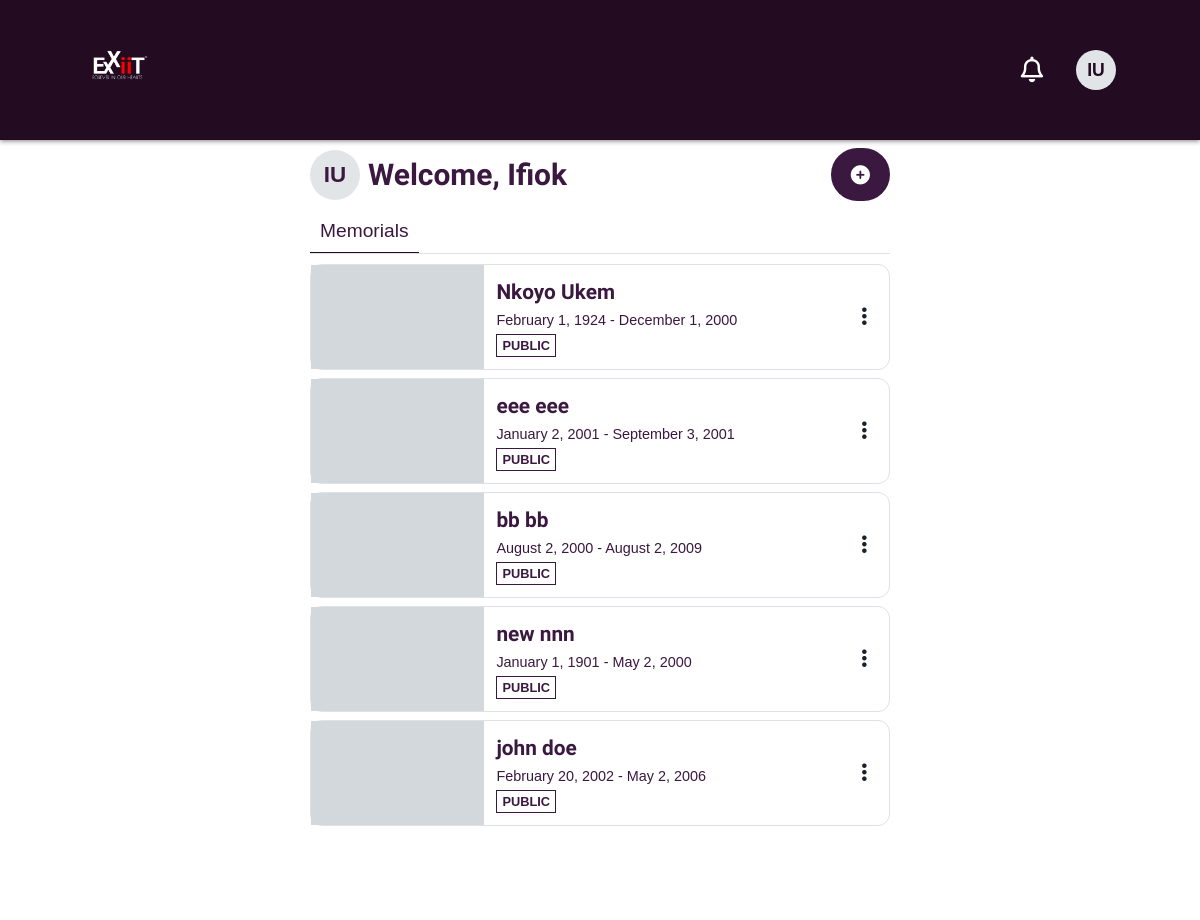
Page /memorials/ (signed in) on the committed database.
### FuneralApp/models.py (models this page shows, shortened)
class myuser(AbstractBaseUser, PermissionsMixin):
    email = models.EmailField(unique=True)
    first_name = models.CharField(max_length=40,blank=False)
    last_name = models.CharField(max_length=40,blank=False)
    date_joined = models.DateTimeField(auto_now_add=True)
    is_staff = models.BooleanField(default=False)
    is_active = models.BooleanField(default=True)
    USERNAME_FIELD = 'email'
    REQUIRED_FIELDS = ['first_name','last_name',]
    objects = CustomUserManager()
    def __str__(self):
        return f'{self.first_name} {self.last_name}'

class Deceased(models.Model):
    user = models.ForeignKey(settings.AUTH_USER_MODEL, on_delete=models.CASCADE,null =True,blank = True)
    first_name = models.CharField(max_length=255)
    middle_name = models.CharField(max_length=255,blank=True,null=True)
    last_name = models.CharField(max_length=255)
    death_cause = models.CharField(max_length=255,blank=True,null=True)
    month_birth = models.CharField(max_length=100,choices=month_choices)
    day_birth = models.IntegerField()
    year_birth = models.IntegerField(blank=True,null=True)
    month_death = models.CharField(max_length=100,choices=month_choices,blank=True,null=True)
    day_death= models.IntegerField(blank=True,null=True)
    year_death = models.IntegerField(blank=True,null=True)
    location = models.CharField(max_length=100,blank=True,null=True)

### FuneralApp/views.py (the view)
# urls.py: path('memorials/',views.DeceasedList,name='memorials'),
def DeceasedList(request):
    memorials = ''
    data = ''
    try:
        data =  Deceased.objects.filter(user = request.user)
    except:
        print('doesnt exist')
    else:
        data =  Deceased.objects.filter(user = request.user)
    try:
        contributor = Contributor.objects.get(contributor_user = request.user)
    except:
        print('doesnt exist')
    else:
        contributor = Contributor.objects.get(contributor_user = request.user)
        memorials = contributor.memorials
    return render(request, 'FuneralApp/deceased-list.html', {'data': data,'memorials':memorials})

### FuneralApp/templates/FuneralApp/deceased-list.html (shortened to what this page needs)
{% load static %}
<!DOCTYPE html>
<html lang="en">
<head>
    <link rel="stylesheet" href="{% static 'css/deceased-list.css' %}">
    <link rel="stylesheet" href="https://cdnjs.cloudflare.com/ajax/libs/font-awesome/6.3.0/css/all.min.css" />
</head>
<body>
    <header>
        <div class="logo"> <a style="text-decoration: none;color:white;" href="{% url 'recent_memorial' %}">
              <img style="height: 70px;width:auto" src = '{% static 'images/logo.png' %}'>
        </a></div>
        <div class="card2">
             {% if user.is_authenticated %}
                 <div class="notification" onclick="notification()">
                    <i class="fa-regular fa-bell"></i>
                </div>
             {% endif %}
            <div class="profile" onclick="profile()">
                <div class="name">{{request.user.first_name.0|upper}}{{request.user.last_name.0|upper}}</div>
            </div>
        </div>
    </header>
    <div class="body-container">
        <div class="wrapper">
             <div class="card1">
                 <div class="box1">
                     <div class="profile">
                         <div class="text">{{request.user.first_name.0|upper}}{{request.user.last_name.0|upper}}</div>
                     </div>
                     <div class="title">Welcome, {{request.user.first_name}}</div>
                 </div>
                 <div class="box2">
                    {% if data %}
                    <a style="border-radius: 50px;" href="{% url 'create_memorial' %}" class="icon"><i class="fa-solid fa-circle-plus"></i></a>
                     {% else %}
                     <a href="{% url 'create_memorial' %}">Create Memorial</a>
                     {% endif %}
                 </div>
             </div>
             <div class="card2">
                 <div class="mem-card">
                     <button>Memorials</button>
                 </div>
                 {% for items in data %}
                 <div class="mem-snippet">
                     <div class="shaded"></div>
                     <div class="box">
                         <div class="card1">
                             <a href="{% url 'create_biography' items.id %}">{{items.first_name}} {{items.last_name}}</a>
                             <p>{{items.month_birth}} {{items.day_birth}}, {{items.year_birth}} - {{items.month_death}} {{items.day_death}}, {{items.year_death}}</p>
                             <div class="public">PUBLIC</div>
                         </div>
                         <div class="card2" onclick="menu_share({{items.id}})">
                             <i class="fa-solid fa-ellipsis-vertical"></i>
                         </div>
                     </div>
                 </div>
                 {% endfor %}
             </div>
        </div>
     </div>
</body>
</html>

### FuneralApp/static/css/deceased-list.css (style rules this page uses)
* { box-sizing: border-box; font-family: 'Poppins', sans-serif; transition: all .2s linear; }
i { cursor: pointer; }
html,body { overflow-x: hidden; margin: 0; }
body { font-family: 'Open Sans',sans-serif; color: #1A202C; background-color: #FFFFFF; transition-property: background-color; line-height: 1.5; transition-duration: 200ms; min-height: 100vh; font-size: 62.5%; position: relative; background-image: url('./after-home-background.webp'); background-repeat: no-repeat; background-position: right bottom; background-size:40%; }
header { padding: 30px 7vw; background-color: #230c22; box-shadow: 0px 1px 5px gray; position: fixed; right: 0; left: 0; top: 0; z-index: 100; display: flex; align-items: center; justify-content: space-between; color: white; }
header .logo { font-size: 1.5rem; font-weight: 700; font-family: 'Unna', serif; color: white; }
header .card2 { display: flex; align-items: center; font-size: 1.2rem; font-weight: 700; font-family: 'Unna', serif; color: white; }
header .card2 .profile { margin-left: 1.5rem; background-color: rgb(226, 229, 232); border-radius: 50px; height: 40px; width: 40px; color: #230c22; display: flex; align-items: center; justify-content: center; font-size: 1.1rem; cursor: pointer; }
header .card2 .notification { font-size: 1.6rem; font-weight: 700; }
header .card2 .notification { height: 40px; width: 40px; border-radius: 50px; display: flex; align-items: center; justify-content: center; }
.body-container { margin-top: 120px; display: flex; justify-content: center; padding: 0 20px; min-height: 100vh; }
.body-container .wrapper { background-color: #FFFFFF; width: 640px; padding: 30px; position: relative; }
.body-container .wrapper .card1 { display: flex; justify-content: space-between; align-items: center; }
.body-container .wrapper .card1 .box1 { display: flex; align-items: center; }
.body-container .box1 .profile { height: 50px; width: 50px; border-radius: 50px; display: flex; align-items: center; justify-content: center; font-size: 1.4rem; font-weight: 700; font-family: 'Unna',serif; background-color: rgb(226, 229, 232); color: #3a183f; margin-right: 8px; }
.body-container .box1 .title { font-size: 1.87rem; color: #3a183f; font-weight: 700; font-family: 'Unna',serif; }
.body-container .box2 a { text-decoration: none; background-color: #3a183f; padding: 13px 20px; border-radius: 8px; text-align: center; font-size: 1.2rem; font-weight: 600; color: #FFFFFF; font-family: 'Open Sans',sans-serif; }
.body-container .card2 .mem-card { border-bottom: solid #dfe1e6 1px; margin: 10px 0; }
.body-container .card2 .mem-card button { padding: 10px; border: none; border-bottom: solid 1px #230c22;; font-size: 1.2rem; color: #3a183f; background-color: transparent; }
.body-container .card2 .mem-snippet { border: solid #dfe1e6 1px; display: flex; border-radius: 12px; margin: 8px 0; position: relative; }
.body-container .card2 .mem-snippet .shaded { width: 30%; background-color: rgb(211, 216, 220); }
.body-container .card2 .mem-snippet .box { width: 70%; display: flex; align-items: center; justify-content: space-between; padding: 12px; }
.mem-snippet .box .card1 { width: 80%; display: flex; flex-direction: column; justify-content: center; align-items: flex-start; }
.mem-snippet .box .card1 a { text-decoration: none; color: #3a183f; font-size: 1.3rem; font-weight: 700; font-family: 'Unna',serif; }
.mem-snippet .box .card1 p { margin: 2px 0; color: #3a183f; font-size: .9rem; }
.mem-snippet .box .card1 .public { padding: 1px 5px; color: #3a183f; font-weight: 700; font-size: .8rem; border: solid #3a183f 1px; }
.mem-snippet .box .card2 { display: flex; align-items: center; justify-content: center; }
.mem-snippet .box .card2 i { font-size: 1.3rem; font-weight: 700; padding: 10px; cursor: pointer; }

### rows in the picture
myuser: user.first_name.0 "I", user.last_name.0 "U", user.first_name "Ifiok"
Deceased: first_name "Nkoyo", last_name "Ukem", month_birth "February", day_birth "1", year_birth "1924", month_death "December", day_death "1", year_death "2000"
Deceased: first_name "eee", last_name "eee", month_birth "January", day_birth "2", year_birth "2001", month_death "September", day_death "3", year_death "2001"
Deceased: first_name "bb", last_name "bb", month_birth "August", day_birth "2", year_birth "2000", month_death "August", day_death "2", year_death "2009"
Deceased: first_name "new", last_name "nnn", month_birth "January", day_birth "1", year_birth "1901", month_death "May", day_death "2", year_death "2000"
Deceased: first_name "john", last_name "doe", month_birth "February", day_birth "20", year_birth "2002", month_death "May", day_death "2", year_death "2006"
